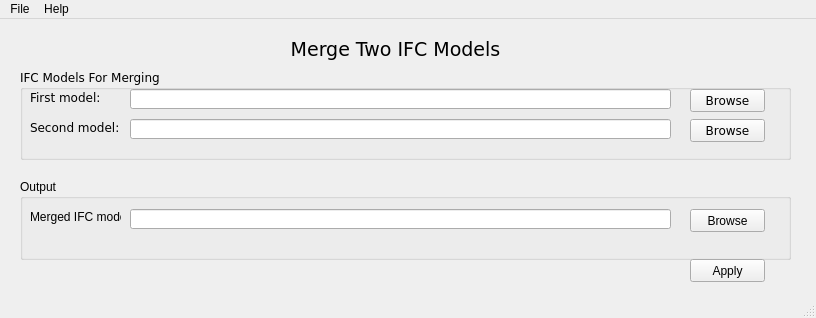
<?xml version="1.0" encoding="UTF-8"?>
<ui version="4.0">
 <class>mainWindow</class>
 <widget class="QMainWindow" name="mainWindow">
  <property name="geometry">
   <rect>
    <x>0</x>
    <y>0</y>
    <width>816</width>
    <height>318</height>
   </rect>
  </property>
  <property name="windowTitle">
   <string>Merge IFC models</string>
  </property>
  <widget class="QWidget" name="centralwidget">
   <widget class="QWidget" name="gridLayoutWidget">
    <property name="geometry">
     <rect>
      <x>0</x>
      <y>0</y>
      <width>2</width>
      <height>2</height>
     </rect>
    </property>
    <layout class="QGridLayout" name="gridLayout">
     <property name="sizeConstraint">
      <enum>QLayout::SetMaximumSize</enum>
     </property>
     <property name="spacing">
      <number>0</number>
     </property>
    </layout>
   </widget>
   <widget class="QLabel" name="label01">
    <property name="geometry">
     <rect>
      <x>-10</x>
      <y>10</y>
      <width>811</width>
      <height>41</height>
     </rect>
    </property>
    <property name="font">
     <font>
      <family>Verdana</family>
      <pointsize>14</pointsize>
     </font>
    </property>
    <property name="layoutDirection">
     <enum>Qt::LeftToRight</enum>
    </property>
    <property name="text">
     <string>Merge Two IFC Models</string>
    </property>
    <property name="scaledContents">
     <bool>false</bool>
    </property>
    <property name="alignment">
     <set>Qt::AlignCenter</set>
    </property>
    <property name="indent">
     <number>0</number>
    </property>
   </widget>
   <widget class="QGroupBox" name="groupBox">
    <property name="geometry">
     <rect>
      <x>20</x>
      <y>50</y>
      <width>771</width>
      <height>91</height>
     </rect>
    </property>
    <property name="font">
     <font>
      <family>Verdana</family>
     </font>
    </property>
    <property name="title">
     <string>IFC Models For Merging</string>
    </property>
    <widget class="QLabel" name="label">
     <property name="geometry">
      <rect>
       <x>10</x>
       <y>20</y>
       <width>91</width>
       <height>16</height>
      </rect>
     </property>
     <property name="text">
      <string>First model:</string>
     </property>
    </widget>
    <widget class="QLineEdit" name="lineEdit01">
     <property name="geometry">
      <rect>
       <x>110</x>
       <y>20</y>
       <width>541</width>
       <height>20</height>
      </rect>
     </property>
    </widget>
    <widget class="QPushButton" name="browseButton01">
     <property name="geometry">
      <rect>
       <x>670</x>
       <y>20</y>
       <width>75</width>
       <height>23</height>
      </rect>
     </property>
     <property name="text">
      <string>Browse</string>
     </property>
    </widget>
    <widget class="QLabel" name="label_2">
     <property name="geometry">
      <rect>
       <x>10</x>
       <y>50</y>
       <width>91</width>
       <height>16</height>
      </rect>
     </property>
     <property name="text">
      <string>Second model:</string>
     </property>
    </widget>
    <widget class="QLineEdit" name="lineEdit02">
     <property name="geometry">
      <rect>
       <x>110</x>
       <y>50</y>
       <width>541</width>
       <height>20</height>
      </rect>
     </property>
    </widget>
    <widget class="QPushButton" name="browseButton02">
     <property name="geometry">
      <rect>
       <x>670</x>
       <y>50</y>
       <width>75</width>
       <height>23</height>
      </rect>
     </property>
     <property name="text">
      <string>Browse</string>
     </property>
    </widget>
   </widget>
   <widget class="QGroupBox" name="groupBox_2">
    <property name="geometry">
     <rect>
      <x>20</x>
      <y>160</y>
      <width>771</width>
      <height>81</height>
     </rect>
    </property>
    <property name="title">
     <string>Output</string>
    </property>
    <widget class="QLabel" name="label_3">
     <property name="geometry">
      <rect>
       <x>10</x>
       <y>30</y>
       <width>91</width>
       <height>16</height>
      </rect>
     </property>
     <property name="text">
      <string>Merged IFC model:</string>
     </property>
    </widget>
    <widget class="QLineEdit" name="lineEdit03">
     <property name="geometry">
      <rect>
       <x>110</x>
       <y>30</y>
       <width>541</width>
       <height>20</height>
      </rect>
     </property>
    </widget>
    <widget class="QPushButton" name="saveButton03">
     <property name="geometry">
      <rect>
       <x>670</x>
       <y>30</y>
       <width>75</width>
       <height>23</height>
      </rect>
     </property>
     <property name="text">
      <string>Browse</string>
     </property>
    </widget>
   </widget>
   <widget class="QPushButton" name="applyButton">
    <property name="geometry">
     <rect>
      <x>690</x>
      <y>240</y>
      <width>75</width>
      <height>23</height>
     </rect>
    </property>
    <property name="text">
     <string>Apply</string>
    </property>
   </widget>
  </widget>
  <widget class="QMenuBar" name="menubar">
   <property name="geometry">
    <rect>
     <x>0</x>
     <y>0</y>
     <width>816</width>
     <height>21</height>
    </rect>
   </property>
   <widget class="QMenu" name="menuFile">
    <property name="title">
     <string>File</string>
    </property>
    <addaction name="actionNew_Project"/>
    <addaction name="separator"/>
    <addaction name="actionExit"/>
   </widget>
   <widget class="QMenu" name="menuHelp">
    <property name="title">
     <string>Help</string>
    </property>
    <addaction name="actionAbout"/>
    <addaction name="actionHelp_F1"/>
   </widget>
   <addaction name="menuFile"/>
   <addaction name="menuHelp"/>
  </widget>
  <widget class="QStatusBar" name="statusbar"/>
  <action name="actionNew_Project">
   <property name="text">
    <string>New Project</string>
   </property>
  </action>
  <action name="actionClose_Project">
   <property name="text">
    <string>Close Project</string>
   </property>
  </action>
  <action name="actionExit">
   <property name="text">
    <string>Exit</string>
   </property>
  </action>
  <action name="actionAbout">
   <property name="text">
    <string>About</string>
   </property>
  </action>
  <action name="actionHelp_F1">
   <property name="text">
    <string>Help (F1)</string>
   </property>
  </action>
 </widget>
 <resources/>
 <connections/>
</ui>
